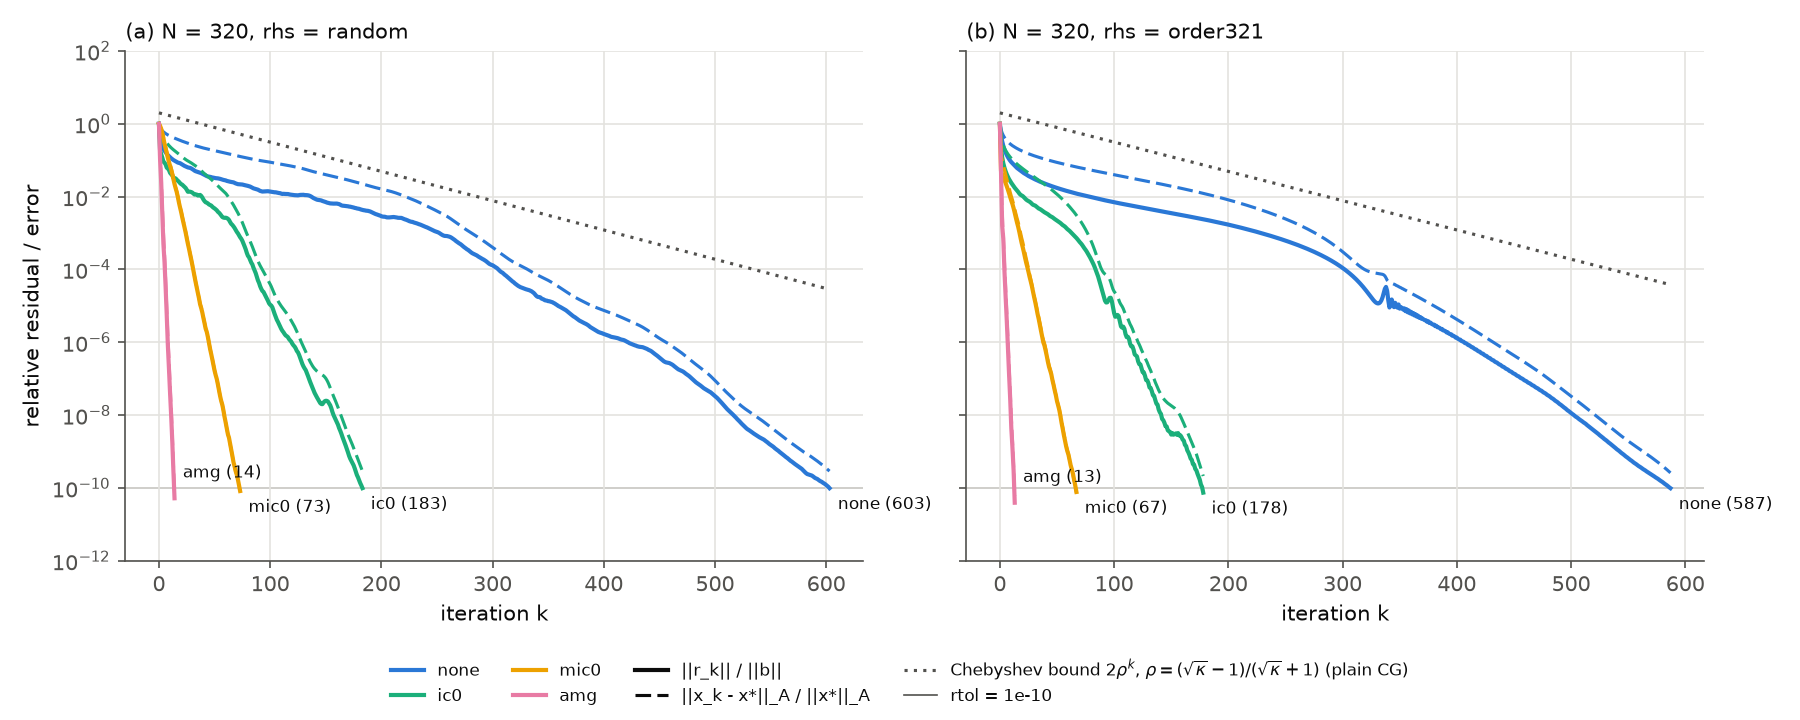

The Python source for this figure:
"""Figure for chunk 3: CG convergence histories at N = 320 (or whatever N the CSV holds).

One panel per right-hand side (random, order321): relative residual (solid) and relative A-norm error (dashed)
against k for each kind, plus the Chebyshev bound 2 rho^k for plain CG (grey dotted). Semilog y.
Reads results/e03_convergence.csv only.
    python figures/f03_convergence.py [--results DIR] [--outdir DIR]
"""
import argparse
import pathlib

import matplotlib

matplotlib.use("Agg")
import matplotlib.pyplot as plt
from matplotlib.lines import Line2D
import pandas as pd

INK, MUTED, GRID = "#0b0b0b", "#52514e", "#e4e3df"
COLOR = {"none": "#2a78d6", "ic0": "#1baf7a", "mic0": "#eda100", "amg": "#e87ba4"}
LABEL_OFFSET = {"none": (4, -10), "ic0": (4, -10), "mic0": (4, -10), "amg": (4, 10)}  # amg ends next to mic0


def main():
    parser = argparse.ArgumentParser()
    parser.add_argument("--results", default="results")
    parser.add_argument("--outdir", default="figures")
    args = parser.parse_args()
    df = pd.read_csv(pathlib.Path(args.results) / "e03_convergence.csv")
    N = int(df["N"].iloc[0])

    fig, axes = plt.subplots(1, 2, figsize=(12, 4.8), dpi=150, sharey=True)
    for ax, rhs in zip(axes, ["random", "order321"]):
        d = df[df["rhs"] == rhs]
        for kind, color in COLOR.items():
            e = d[d["kind"] == kind].sort_values("k")
            if e.empty:
                continue
            ax.plot(e["k"], e["relres"], color=color, linewidth=2, zorder=3)
            ax.plot(e["k"], e["err_A"], color=color, linewidth=1.5, linestyle=(0, (5, 2)), zorder=3)
            ax.annotate(f"{kind} ({int(e['k'].max())})", xy=(e["k"].iloc[-1], e["relres"].iloc[-1]),
                        xytext=LABEL_OFFSET[kind], textcoords="offset points", color=INK, fontsize=8)
        c = d[d["kind"] == "none"].dropna(subset=["chebyshev"]).sort_values("k")
        ax.plot(c["k"], c["chebyshev"], color=MUTED, linewidth=1.5, linestyle=(0, (1, 2)), zorder=2)
        ax.set_yscale("log")
        ax.set_ylim(1e-12, 1e2)
        ax.axhline(1e-10, color=MUTED, linewidth=0.8, zorder=1)
        ax.set_xlabel("iteration k", color=INK)
        ax.set_title(f"({'ab'[rhs == 'order321']}) N = {N}, rhs = {rhs}", color=INK, fontsize=10, loc="left")
        ax.grid(color=GRID, linewidth=0.8, which="major")
        for side in ("top", "right"):
            ax.spines[side].set_visible(False)
        for side in ("left", "bottom"):
            ax.spines[side].set_color(MUTED)
        ax.tick_params(colors=MUTED, which="both")
    axes[0].set_ylabel("relative residual / error", color=INK)

    handles = [Line2D([], [], color=c, linewidth=2, label=k) for k, c in COLOR.items()]
    handles += [Line2D([], [], color=INK, linewidth=2, label="||r_k|| / ||b||"),
                Line2D([], [], color=INK, linewidth=1.5, linestyle=(0, (5, 2)), label="||x_k - x*||_A / ||x*||_A"),
                Line2D([], [], color=MUTED, linewidth=1.5, linestyle=(0, (1, 2)),
                       label=r"Chebyshev bound $2\rho^k$, $\rho = (\sqrt{\kappa}-1)/(\sqrt{\kappa}+1)$ (plain CG)"),
                Line2D([], [], color=MUTED, linewidth=0.8, label="rtol = 1e-10")]
    fig.legend(handles=handles, loc="lower center", ncol=4, frameon=False, fontsize=8, labelcolor=INK)
    fig.tight_layout(rect=(0, 0.1, 1, 1))
    outdir = pathlib.Path(args.outdir)
    outdir.mkdir(parents=True, exist_ok=True)
    path = outdir / "f03_convergence.png"
    fig.savefig(path)
    print(f"wrote {path}")


if __name__ == "__main__":
    main()
